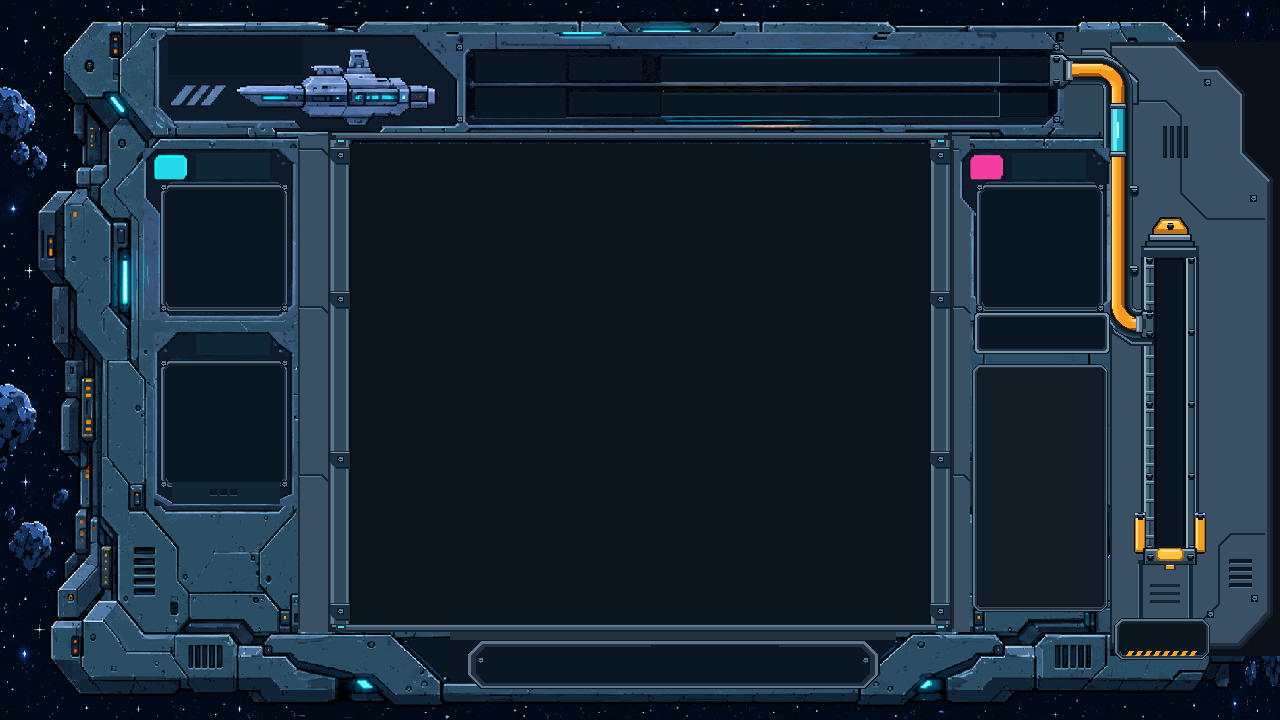
#> input picture assets/new_ui/duo_campaign_material.png, 1280 x 720 px
$ python build_ui_panel_atlas.py
#> lines starting #> are read from the running program, lines starting #| are printed output that depends on the picture
"""Build the A2 shared NEXT/P2/HOLD atlas from reviewed near-color material.

No resizing or redrawing. Three panels, including two P2 mode variants, share
one tile dictionary/color table. Existing frozen reference PNGs stay unchanged.
"""
from pathlib import Path
import hashlib,json
from PIL import Image

ROOT=Path(__file__).resolve().parents[1]
OUT=ROOT/'assets/new_ui/panels'
SRC=ROOT/'Tetris.srcs/sources_1/new'

def main():
    OUT.mkdir(parents=True,exist_ok=True)
    image=Image.open(ROOT/'assets/new_ui/duo_campaign_material.png').convert('RGB')
#> image is the input picture: PIL image 1280x720 RGB; mean R, G, B 25, 40.7, 54.6
    endless=Image.open(ROOT/'assets/new_ui/duo_endless_material.png').convert('RGB')
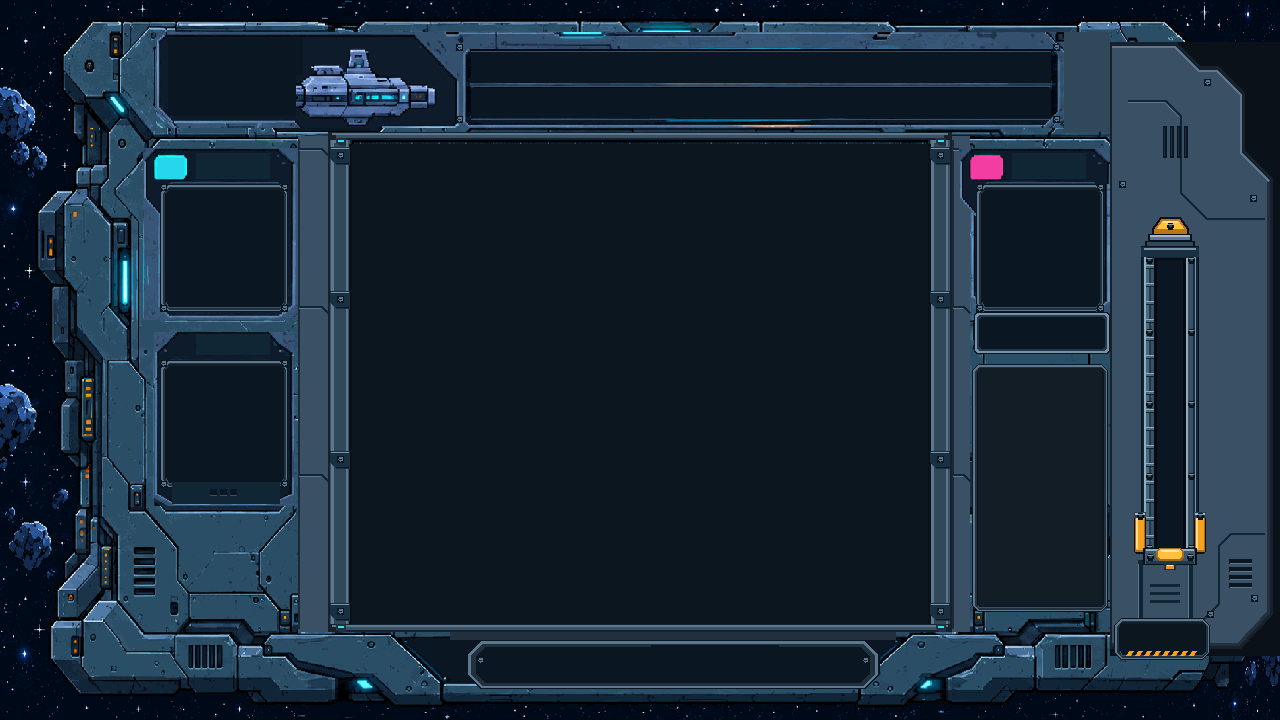
#> input picture assets/new_ui/duo_endless_material.png, 1280 x 720 px
#> endless is the input picture: PIL image 1280x720 RGB; mean R, G, B 24.5, 40.4, 54.7
    rectangles=[(143,148,298,320),(959,148,1114,320),(154,332,294,506),(959,148,1114,320)]
    tiles=[];tile_ids={};maps=[];colors=[];color_ids={};sprites=[]
    for name,r in zip(['p1_next','p2_next','hold','p2_next_endless'],rectangles):
        sprite=(endless if name=='p2_next_endless' else image).crop(r)
        padded=Image.new('RGB',(160,176));padded.paste(sprite,(0,0))
        sprite.save(OUT/(name+'.png'))
        used=set()
        for y in range(0,176,8):
            for x in range(0,160,8):
                values=[]
                for color in padded.crop((x,y,x+8,y+8)).getdata():
                    if color not in color_ids:color_ids[color]=len(colors);colors.append(color)
                    values.append(color_ids[color])
                key=tuple(values)
                if key not in tile_ids:tile_ids[key]=len(tiles);tiles.append(key)
                maps.append(tile_ids[key])
                used.add(tile_ids[key])
        sprites.append({'name':name,'origin':[r[0],r[1]],'size':sprite.size,
          'unique_tile_count':len(used),
          'decoded_rgb_sha256':hashlib.sha256(sprite.tobytes()).hexdigest()})
#> this loop made 4 passes
#> pass 1, in main, `sprite=(endless if name=='p2_next_endless' else image).crop(r)`:
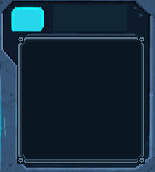
#> sprite: PIL image 155x172 RGB; mean R, G, B 22.5, 44.2, 60.5
#> pass 2, in main, `sprite=(endless if name=='p2_next_endless' else image).crop(r)`:
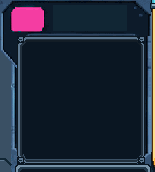
#> sprite: PIL image 155x172 RGB; mean R, G, B 31.7, 40.6, 56.3
#> pass 3, in main, `sprite=(endless if name=='p2_next_endless' else image).crop(r)`:
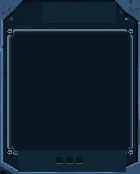
#> sprite: PIL image 140x174 RGB; mean R, G, B 18.1, 33.5, 47.9
#> after the loop:
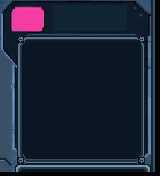
#> padded: PIL image 160x176 RGB; mean R, G, B 27.2, 36.4, 52.6
#> after the loop:
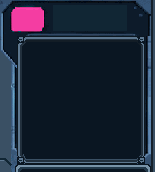
#> sprite: PIL image 155x172 RGB; mean R, G, B 28.7, 38.4, 55.5
#> after the loop, color_ids = 254 items; colors = 254 items, first 6: (50, 71, 99), (52, 80, 111), (43, 75, 103), (36, 57, 83), (42, 63, 92), (55, 86, 120); maps = 1760 values, max 442 at index 1759, min 0 at index 0, mean 141.1; sprites = 4 items; tile_ids = 443 items; tiles = 443 items
    tile_bits=max(1,(len(tiles)-1).bit_length());color_bits=max(1,(len(colors)-1).bit_length())
#> after `tile_bits = max(1, (len(tiles) - 1).bit_length())`: tile_bits = 9
#> after `color_bits = max(1, (len(colors) - 1).bit_length())`: color_bits = 8
#> (the run stopped early here; a loop or call above may not have finished)
